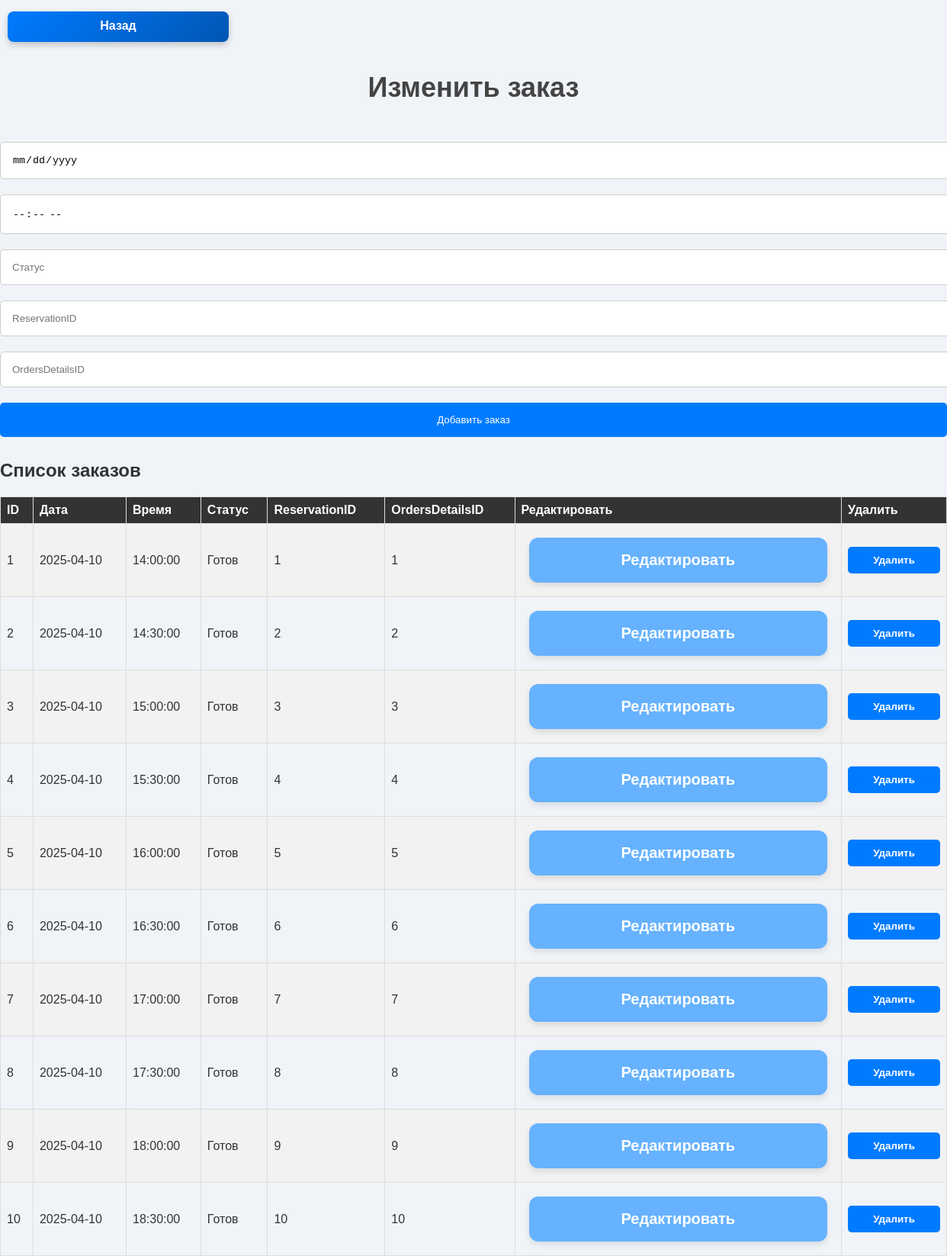
The page /php/orders.php on the database its author committed.
### tables this page shows
CREATE TABLE `Orders` (
  `ID` int(10) NOT NULL,
  `Date` date NOT NULL,
  `Time` time NOT NULL,
  `Status` varchar(10) NOT NULL,
  `ReservationID` int(10) NOT NULL,
  `OrdersDetailsID` int(10) NOT NULL
);

### php/orders.php (the view, shortened to what this page needs)
<?php
include 'db_connect.php';
$conn->set_charset("utf8mb4");
$conn->set_charset("utf8mb4");
$sql = "SELECT * FROM Orders";
$result = $conn->query($sql);
?>
<!DOCTYPE html>
<html>
<head>
    <link rel="stylesheet" type="text/css" href="../css/styles.css">
</head>
<body>
<div class="back-button-container">
    <a href="index.php" class="back-button">Назад</a>
</div>
<h1>Изменить заказ</h1>
<form method="POST">
    <input type="date" name="date" placeholder="Дата" required>
    <input type="time" name="time" placeholder="Время" required>
    <input type="text" name="statis" placeholder="Статус" required>
    <input type="number" name="reservationID" placeholder="ReservationID" required>
    <input type="number" name="ordersDetailsID" placeholder="OrdersDetailsID" required>
    <button type="submit" name="add_orders">Добавить заказ</button>
</form>
<h2>Список заказов</h2>
<table>
    <tr>
        <th>ID</th>
        <th>Дата</th>
        <th>Время</th>
        <th>Статус</th>
        <th>ReservationID</th>
        <th>OrdersDetailsID</th>
        <th>Редактировать</th>
        <th>Удалить</th>
    </tr>
    <?php while($row = $result->fetch_assoc()): ?>
    <tr>
        <td><?php echo $row['ID']; ?></td>
        <td><?php echo htmlspecialchars($row['Date'], ENT_QUOTES, 'UTF-8'); ?></td>
        <td><?php echo htmlspecialchars($row['Time'], ENT_QUOTES, 'UTF-8'); ?></td>
        <td><?php echo htmlspecialchars($row['Status'], ENT_QUOTES, 'UTF-8'); ?></td>
        <td><?php echo htmlspecialchars($row['ReservationID'], ENT_QUOTES, 'UTF-8'); ?></td>
        <td><?php echo htmlspecialchars($row['OrdersDetailsID'], ENT_QUOTES, 'UTF-8'); ?></td>
        <td>
            <a href="edit_orders.php?id=<?php echo $row['ID']; ?>" class="edit-button">Редактировать</a>
        </td>
        <td>
            <form method="POST" action="<?php echo htmlspecialchars($_SERVER['PHP_SELF']); ?>">
                <button type="submit" name="delete_orders" class="delete-button" onclick="return confirm('Вы уверены, что хотите удалить это блюдо?');">Удалить</button>
            </form>
        </td>
    </tr>
    <?php endwhile; ?>
</table>
</body>
</html>

### css/styles.css (style rules this page uses)
body { font-family: Arial, sans-serif; margin: 20px; }
h1, h2 { color: #333; }
table { width: 100%; border-collapse: collapse; margin-top: 20px; }
table, th, td { border: 1px solid #ddd; }
th, td { padding: 10px; text-align: left; }
th { background-color: #f4f4f4; }
input, textarea, button { width: 100%; padding: 15px; margin: 10px 0; border: 1px solid #ccc; border-radius: 5px; }
button { background-color: #007bff; color: #fff; border: none; cursor: pointer; font-family: 'Arial', sans-serif; }
.back-button-container { width: 100%; display: flex; justify-content: flex-start; padding: 5px 0; }
body { font-family: 'Arial', sans-serif; background: #f0f4f8; margin: 0; padding: 0; color: #333; }
h1 { text-align: center; color: #444; font-size: 36px; margin-bottom: 40px; font-weight: 600; }
a { display: block; background: #66b2ff; color: white; padding: 18px 30px; text-decoration: none; border-radius: 12px; text-align: center; font-size: 20px; font-weight: 600; box-shadow: 0 4px 8px rgba(0, 0, 0, 0.1); transition: all 0.3s ease; min-width: 250px; margin: 10px; }
.back-button { width: 30px; height: 20px; padding: 10px 20px; font-size: 16px; font-weight: bold; color: white; background: linear-gradient(135deg, #007bff, #0056b3); border-radius: 8px; text-decoration: none; text-align: center; transition: background 0.3s, transform 0.2s; box-shadow: 0 4px 8px rgba(0, 0, 0, 0.2); }
.delete-button { background-color: #007bff; color: white; border: none; padding: 10px 20px; cursor: pointer; border-radius: 5px; font-weight: bold; }
table { width: 100%; border-collapse: collapse; margin-top: 10px; font-family: Arial, sans-serif; }
th, td { border: 1px solid #ddd; padding: 8px; text-align: left; }
th { background-color: #333; color: white; }
tr:nth-child(even) { background-color: #f2f2f2; }

### rows shown on the page
orders: ID "1", Date "2025-04-10", Time "14:00:00", Status "Готов", ReservationID "1", OrdersDetailsID "1"
orders: ID "2", Date "2025-04-10", Time "14:30:00", Status "Готов", ReservationID "2", OrdersDetailsID "2"
orders: ID "3", Date "2025-04-10", Time "15:00:00", Status "Готов", ReservationID "3", OrdersDetailsID "3"
orders: ID "4", Date "2025-04-10", Time "15:30:00", Status "Готов", ReservationID "4", OrdersDetailsID "4"
orders: ID "5", Date "2025-04-10", Time "16:00:00", Status "Готов", ReservationID "5", OrdersDetailsID "5"
orders: ID "6", Date "2025-04-10", Time "16:30:00", Status "Готов", ReservationID "6", OrdersDetailsID "6"
orders: ID "7", Date "2025-04-10", Time "17:00:00", Status "Готов", ReservationID "7", OrdersDetailsID "7"
orders: ID "8", Date "2025-04-10", Time "17:30:00", Status "Готов", ReservationID "8", OrdersDetailsID "8"
orders: ID "9", Date "2025-04-10", Time "18:00:00", Status "Готов", ReservationID "9", OrdersDetailsID "9"
orders: ID "10", Date "2025-04-10", Time "18:30:00", Status "Готов", ReservationID "10", OrdersDetailsID "10"
